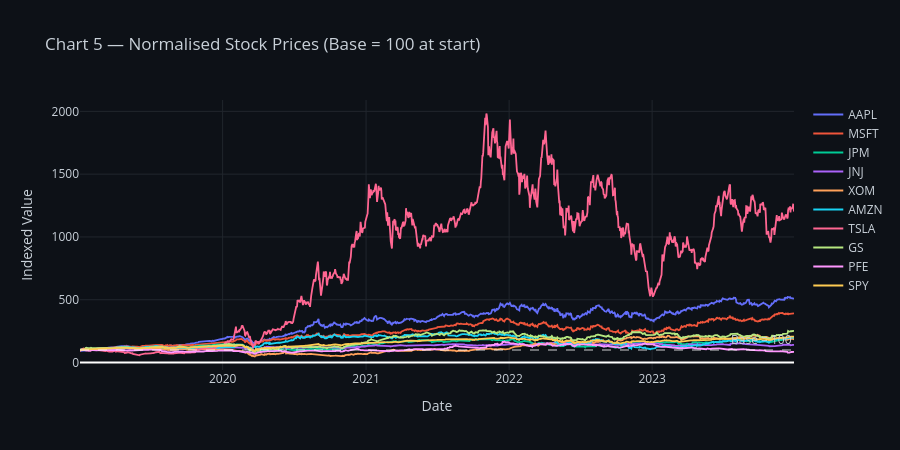

The notebook cell this image was saved under:
### Markdown cell above
## Normalised Stock Prices

### Code cell
fig5 = go.Figure()

for col in norm.columns:
    fig5.add_trace(go.Scatter(
        x=norm.index, y=norm[col],
        mode="lines", name=col,
        line=dict(width=1.8)))

fig5.add_hline(y=100, line_dash="dash",
               line_color="white", opacity=0.4,
               annotation_text="Base = 100")

fig5.update_layout(
    **DARK,
    title="Chart 5 — Normalised Stock Prices (Base = 100 at start)",
    height=450,
    xaxis_title="Date",
    yaxis_title="Indexed Value")

fig5.show()
print("✓ Chart 5 shown")

### Figure 1 — Plotly figure (JSON) as saved in the notebook; plotly's stock layout.template omitted (floating-point values rounded to 4 significant figures; data arrays with more than 128 entries replaced by an {"elided": "..."} marker saying what was removed)
{"data": [{"line": {"width": 1.8}, "mode": "lines", "name": "AAPL", "type": "scatter", "x": {"elided": "1258 str values"}, "y": {"elided": "1258 float values"}}, {"line": {"width": 1.8}, "mode": "lines", "name": "MSFT", "type": "scatter", "x": {"elided": "1258 str values"}, "y": {"elided": "1258 float values"}}, {"line": {"width": 1.8}, "mode": "lines", "name": "JPM", "type": "scatter", "x": {"elided": "1258 str values"}, "y": {"elided": "1258 float values"}}, {"line": {"width": 1.8}, "mode": "lines", "name": "JNJ", "type": "scatter", "x": {"elided": "1258 str values"}, "y": {"elided": "1258 float values"}}, {"line": {"width": 1.8}, "mode": "lines", "name": "XOM", "type": "scatter", "x": {"elided": "1258 str values"}, "y": {"elided": "1258 float values"}}, {"line": {"width": 1.8}, "mode": "lines", "name": "AMZN", "type": "scatter", "x": {"elided": "1258 str values"}, "y": {"elided": "1258 float values"}}, {"line": {"width": 1.8}, "mode": "lines", "name": "TSLA", "type": "scatter", "x": {"elided": "1258 str values"}, "y": {"elided": "1258 float values"}}, {"line": {"width": 1.8}, "mode": "lines", "name": "GS", "type": "scatter", "x": {"elided": "1258 str values"}, "y": {"elided": "1258 float values"}}, {"line": {"width": 1.8}, "mode": "lines", "name": "PFE", "type": "scatter", "x": {"elided": "1258 str values"}, "y": {"elided": "1258 float values"}}, {"line": {"width": 1.8}, "mode": "lines", "name": "SPY", "type": "scatter", "x": {"elided": "1258 str values"}, "y": {"elided": "1258 float values"}}], "layout": {"annotations": [{"showarrow": false, "text": "Base = 100", "x": 1, "xanchor": "right", "xref": "x domain", "y": 100, "yanchor": "bottom", "yref": "y"}], "font": {"color": "#c9d1d9"}, "height": 450, "paper_bgcolor": "#0d1117", "plot_bgcolor": "#0d1117", "shapes": [{"line": {"color": "white", "dash": "dash"}, "opacity": 0.4, "type": "line", "x0": 0, "x1": 1, "xref": "x domain", "y0": 100, "y1": 100, "yref": "y"}], "title": {"text": "Chart 5 — Normalised Stock Prices (Base = 100 at start)"}, "xaxis": {"gridcolor": "#21262d", "title": {"text": "Date"}}, "yaxis": {"gridcolor": "#21262d", "title": {"text": "Indexed Value"}}}}
